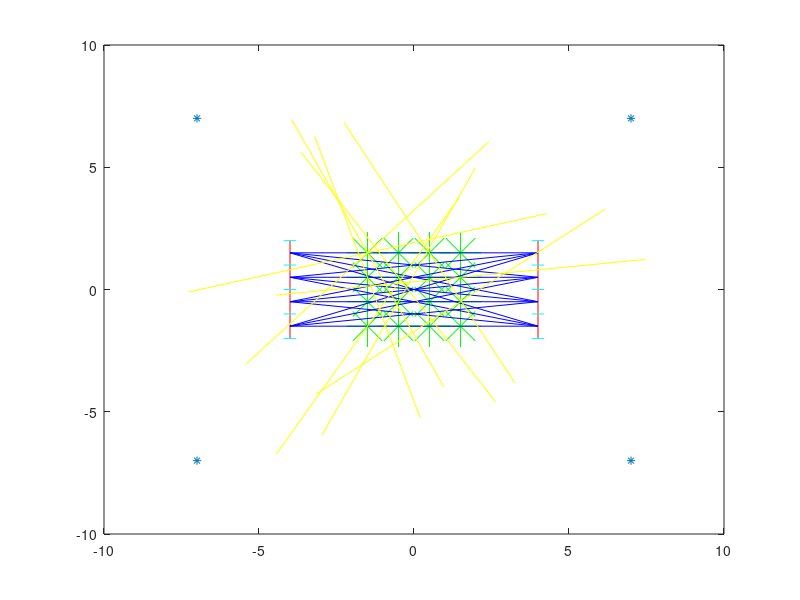

This chart was generated by the following MATLAB code: (Note: this script raises an error after producing the figure.)
%plot framework. This line help to center the plots
limit = 7;
plotX = [-limit, -limit,  limit, limit];
plotY = [-limit,  limit, -limit, limit];
%clear plot window
clf;
plot(plotX, plotY,'*');
%From here append plots instead of replace them
hold on

%specimen sampling 4x4 grid 
[specimenX,specimenY] = meshgrid(-1.5:1.5,-1.5:1.5);
%plot * at "voxel" center
plot(specimenX, specimenY,'*','MarkerSize',30,'MarkerEdgeColor','g','MarkerFaceColor','g')
pause()
%define detector (2 prallel planes)
distanceDectOrigin  = 4;
numberDetectors     = 4;
originDetectorArray = 1.5;
originDetectorArrayEdge = originDetectorArray + .5;
horzLine = 0.2;

%detector segments
%left detectors
detectSegLY1 = linspace(-originDetectorArrayEdge,originDetectorArrayEdge,numberDetectors+1);
detectSegLX1 = linspace(-distanceDectOrigin,-distanceDectOrigin,numberDetectors+1);
%right detectors
detectSegRY1 = linspace(-originDetectorArrayEdge,originDetectorArrayEdge,numberDetectors+1);
detectSegRX1 = linspace(distanceDectOrigin,distanceDectOrigin,numberDetectors+1);

%plot red lines (detector)
for i = 1:numberDetectors
    plot([detectSegLX1(i),detectSegLX1(i+1)],[detectSegLY1(i),detectSegLY1(i+1)],'r');
    plot([detectSegRX1(i),detectSegRX1(i+1)],[detectSegRY1(i),detectSegRY1(i+1)],'r');
end
%plot detector separators (cyan)
for i = 1:numberDetectors+1
    plot([detectSegLX1(i)-horzLine,detectSegLX1(i)+horzLine], [detectSegLY1(i),detectSegLY1(i)],'c')  ;  
    plot([detectSegRX1(i)-horzLine,detectSegRX1(i)+horzLine], [detectSegRY1(i),detectSegRY1(i)],'c')  ;  
end
pause()

%matrix with LOR (lines of response)
numberOfLors = numberDetectors * numberDetectors;
lors = zeros (numberOfLors,8);%(x1,y1,x2,y2);
counter = 1;
for i1 = 1:numberDetectors
    for i2 = 1:numberDetectors
        lors(counter,:)=[detectSegLX1(i1) detectSegLY1(i1) ...
                         detectSegLX1(i1+1) detectSegLY1(i1+1) ...
                         detectSegRX1(i2) detectSegRY1(i2) ...
                         detectSegRX1(i2+1) detectSegRY1(i2+1)];
        counter = counter +1;
    end;
end
%%print lors (debuging)
for i = 1:numberOfLors
    plot([lors(i,1),lors(i,5)],[lors(i,2)+0.5,lors(i,6)+.5],'b');
end
pause()

%number of counts: positron creation
numEmissions= 1000;
%emisions at voxels with index (0,0) lower, left voxel
x = randi([0,3],numEmissions,1) ;
y = randi([0,3],numEmissions,1) ;
%direction emissions
angles = rand(numEmissions,1) * (2. * pi);
%LOR 
distance = 6;
x1p = x  + cos(angles)*distance - originDetectorArray ;
y1p = y  + sin(angles)*distance - originDetectorArray ;
x2p = x  - cos(angles)*distance - originDetectorArray ;
y2p = y  - sin(angles)*distance - originDetectorArray ;

%%plot lines
%%%for i = 1:numEmissions
for i = 1:10
    plot([x1p(i,1),x2p(i,1)],[y1p(i,1),y2p(i,1)],'y');
end
pause()
%intersection line and detector
systemMatrix = zeros (numberOfLors,16)%original specimen element in x and y?

for i1 = 1:numEmissions
    for i2 = 1:numberOfLors
        results1 = lineSegmentIntersect([x1p(i1,1),y1p(i1,1),x2p(i1,1),y2p(i1,1)],...%emision
                             [lors(i2,1),lors(i2,2),lors(i2,3),lors(i2,4),]); %detector
        results2 = lineSegmentIntersect([x1p(i1,1),y1p(i1,1),x2p(i1,1),y2p(i1,1)],...%emision
                             [lors(i2,5),lors(i2,6),lors(i2,7),lors(i2,8),]); %detector
        if results1.intAdjacencyMatrix(1) & results2.intAdjacencyMatrix(1)
          if x(i1)==0 & y(i1)==0
              plot([x1p(i1,1),x2p(i1,1)],[y1p(i1,1),y2p(i1,1)],'b')
          end
          if x(i1)==2 & y(i1)==2
              plot([x1p(i1,1),x2p(i1,1)],[y1p(i1,1),y2p(i1,1)],'r')
          end
          systemMatrix(i2,int32(1+x(i1)+y(i1)*4)) = systemMatrix(i2,int32(1+x(i1)+y(i1)*4)) + 1;
        end
    end
    if(mod(i1,100)==0 )
        i1
    end
end
%NOTE: systemMatrix is close but not exactly what is termed system matrix in the assignment 